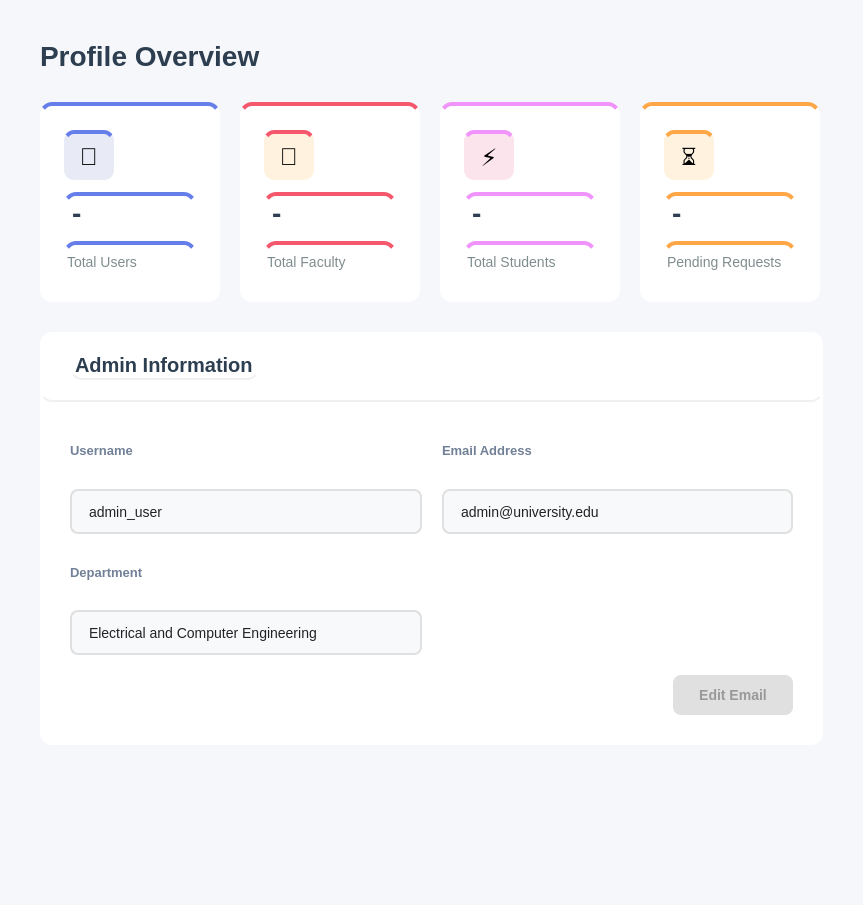
<?xml version="1.0" encoding="UTF-8"?>
<ui version="4.0">
 <class>Profile</class>
 <widget class="QWidget" name="Profile">
  <property name="geometry">
   <rect>
    <x>0</x>
    <y>0</y>
    <width>863</width>
    <height>905</height>
   </rect>
  </property>
  <property name="windowTitle">
   <string>Overview</string>
  </property>
  <property name="styleSheet">
   <string notr="true">background-color: #f5f7fa;</string>
  </property>
  <layout class="QVBoxLayout" name="mainLayout">
   <property name="spacing">
    <number>30</number>
   </property>
   <property name="leftMargin">
    <number>40</number>
   </property>
   <property name="topMargin">
    <number>40</number>
   </property>
   <property name="rightMargin">
    <number>40</number>
   </property>
   <property name="bottomMargin">
    <number>40</number>
   </property>
   <item>
    <widget class="QLabel" name="titleLabel">
     <property name="sizePolicy">
      <sizepolicy hsizetype="Fixed" vsizetype="Fixed">
       <horstretch>0</horstretch>
       <verstretch>0</verstretch>
      </sizepolicy>
     </property>
     <property name="styleSheet">
      <string notr="true">font-size: 28px; font-weight: bold; color: #2c3e50; background: transparent;</string>
     </property>
     <property name="text">
      <string>Profile Overview</string>
     </property>
    </widget>
   </item>
   <item>
    <layout class="QHBoxLayout" name="statsLayout">
     <property name="spacing">
      <number>20</number>
     </property>
     <item>
      <widget class="QFrame" name="totalUsersFrame">
       <property name="minimumSize">
        <size>
         <width>0</width>
         <height>160</height>
        </size>
       </property>
       <property name="maximumSize">
        <size>
         <width>180</width>
         <height>200</height>
        </size>
       </property>
       <property name="styleSheet">
        <string notr="true">background-color: white; border-radius: 12px; border-top: 4px solid #667eea;</string>
       </property>
       <property name="frameShape">
        <enum>QFrame::Shape::StyledPanel</enum>
       </property>
       <layout class="QVBoxLayout" name="totalUsersLayout">
        <property name="spacing">
         <number>12</number>
        </property>
        <property name="leftMargin">
         <number>24</number>
        </property>
        <property name="topMargin">
         <number>24</number>
        </property>
        <property name="rightMargin">
         <number>24</number>
        </property>
        <property name="bottomMargin">
         <number>24</number>
        </property>
        <item>
         <widget class="QLabel" name="totalUsersIcon">
          <property name="minimumSize">
           <size>
            <width>50</width>
            <height>50</height>
           </size>
          </property>
          <property name="maximumSize">
           <size>
            <width>50</width>
            <height>50</height>
           </size>
          </property>
          <property name="styleSheet">
           <string notr="true">background-color: #e8eaf6; border-radius: 10px; font-size: 24px;</string>
          </property>
          <property name="text">
           <string>👥</string>
          </property>
          <property name="alignment">
           <set>Qt::AlignmentFlag::AlignCenter</set>
          </property>
         </widget>
        </item>
        <item>
         <widget class="QLabel" name="totalUsersValue">
          <property name="styleSheet">
           <string notr="true">font-size: 28px; font-weight: bold; color: #2c3e50; background: transparent;</string>
          </property>
          <property name="text">
           <string>-</string>
          </property>
         </widget>
        </item>
        <item>
         <widget class="QLabel" name="totalUsersLabel">
          <property name="styleSheet">
           <string notr="true">font-size: 14px; color: #7f8c8d; background: transparent;</string>
          </property>
          <property name="text">
           <string>Total Users</string>
          </property>
         </widget>
        </item>
       </layout>
      </widget>
     </item>
     <item>
      <widget class="QFrame" name="pendingRequestsFrame_2">
       <property name="minimumSize">
        <size>
         <width>0</width>
         <height>160</height>
        </size>
       </property>
       <property name="maximumSize">
        <size>
         <width>180</width>
         <height>200</height>
        </size>
       </property>
       <property name="styleSheet">
        <string notr="true">background-color: white;
border-radius: 12px;
border-top: 4px solid #f5576c;  /* same color as Edit Profile button */
</string>
       </property>
       <property name="frameShape">
        <enum>QFrame::Shape::StyledPanel</enum>
       </property>
       <layout class="QVBoxLayout" name="pendingRequestsLayout_2">
        <property name="spacing">
         <number>12</number>
        </property>
        <property name="leftMargin">
         <number>24</number>
        </property>
        <property name="topMargin">
         <number>24</number>
        </property>
        <property name="rightMargin">
         <number>24</number>
        </property>
        <property name="bottomMargin">
         <number>24</number>
        </property>
        <item>
         <widget class="QLabel" name="pendingRequestsIcon_2">
          <property name="minimumSize">
           <size>
            <width>50</width>
            <height>50</height>
           </size>
          </property>
          <property name="maximumSize">
           <size>
            <width>50</width>
            <height>50</height>
           </size>
          </property>
          <property name="styleSheet">
           <string notr="true">background-color: #fff3e0; border-radius: 10px; font-size: 24px;</string>
          </property>
          <property name="text">
           <string>📔</string>
          </property>
          <property name="alignment">
           <set>Qt::AlignmentFlag::AlignCenter</set>
          </property>
         </widget>
        </item>
        <item>
         <widget class="QLabel" name="pendingRequestsValue_2">
          <property name="styleSheet">
           <string notr="true">font-size: 28px; font-weight: bold; color: #2c3e50; background: transparent;</string>
          </property>
          <property name="text">
           <string>-</string>
          </property>
         </widget>
        </item>
        <item>
         <widget class="QLabel" name="pendingRequestsLabel_2">
          <property name="styleSheet">
           <string notr="true">font-size: 14px; color: #7f8c8d; background: transparent;</string>
          </property>
          <property name="text">
           <string>Total Faculty</string>
          </property>
         </widget>
        </item>
       </layout>
      </widget>
     </item>
     <item>
      <widget class="QFrame" name="totalStudentsFrame">
       <property name="minimumSize">
        <size>
         <width>0</width>
         <height>160</height>
        </size>
       </property>
       <property name="maximumSize">
        <size>
         <width>180</width>
         <height>200</height>
        </size>
       </property>
       <property name="styleSheet">
        <string notr="true">background-color: white; border-radius: 12px; border-top: 4px solid #f093fb;</string>
       </property>
       <property name="frameShape">
        <enum>QFrame::Shape::StyledPanel</enum>
       </property>
       <layout class="QVBoxLayout" name="totalStudentsLayout">
        <property name="spacing">
         <number>12</number>
        </property>
        <property name="leftMargin">
         <number>24</number>
        </property>
        <property name="topMargin">
         <number>24</number>
        </property>
        <property name="rightMargin">
         <number>24</number>
        </property>
        <property name="bottomMargin">
         <number>24</number>
        </property>
        <item>
         <widget class="QLabel" name="totalStudentsIcon">
          <property name="minimumSize">
           <size>
            <width>50</width>
            <height>50</height>
           </size>
          </property>
          <property name="maximumSize">
           <size>
            <width>50</width>
            <height>50</height>
           </size>
          </property>
          <property name="styleSheet">
           <string notr="true">background-color: #fce4ec; border-radius: 10px; font-size: 24px;</string>
          </property>
          <property name="text">
           <string>⚡</string>
          </property>
          <property name="alignment">
           <set>Qt::AlignmentFlag::AlignCenter</set>
          </property>
         </widget>
        </item>
        <item>
         <widget class="QLabel" name="totalStudentsValue">
          <property name="styleSheet">
           <string notr="true">font-size: 28px; font-weight: bold; color: #2c3e50; background: transparent;</string>
          </property>
          <property name="text">
           <string>-</string>
          </property>
         </widget>
        </item>
        <item>
         <widget class="QLabel" name="totalStudentsLabel">
          <property name="styleSheet">
           <string notr="true">font-size: 14px; color: #7f8c8d; background: transparent;</string>
          </property>
          <property name="text">
           <string>Total Students</string>
          </property>
         </widget>
        </item>
       </layout>
      </widget>
     </item>
     <item>
      <widget class="QFrame" name="pendingRequestsFrame">
       <property name="minimumSize">
        <size>
         <width>0</width>
         <height>160</height>
        </size>
       </property>
       <property name="maximumSize">
        <size>
         <width>180</width>
         <height>200</height>
        </size>
       </property>
       <property name="styleSheet">
        <string notr="true">background-color: white; border-radius: 12px; border-top: 4px solid #ffa647;</string>
       </property>
       <property name="frameShape">
        <enum>QFrame::Shape::StyledPanel</enum>
       </property>
       <layout class="QVBoxLayout" name="pendingRequestsLayout">
        <property name="spacing">
         <number>12</number>
        </property>
        <property name="leftMargin">
         <number>24</number>
        </property>
        <property name="topMargin">
         <number>24</number>
        </property>
        <property name="rightMargin">
         <number>24</number>
        </property>
        <property name="bottomMargin">
         <number>24</number>
        </property>
        <item>
         <widget class="QLabel" name="pendingRequestsIcon">
          <property name="minimumSize">
           <size>
            <width>50</width>
            <height>50</height>
           </size>
          </property>
          <property name="maximumSize">
           <size>
            <width>50</width>
            <height>50</height>
           </size>
          </property>
          <property name="styleSheet">
           <string notr="true">background-color: #fff3e0; border-radius: 10px; font-size: 24px;</string>
          </property>
          <property name="text">
           <string>⏳</string>
          </property>
          <property name="alignment">
           <set>Qt::AlignmentFlag::AlignCenter</set>
          </property>
         </widget>
        </item>
        <item>
         <widget class="QLabel" name="pendingRequestsValue">
          <property name="styleSheet">
           <string notr="true">font-size: 28px; font-weight: bold; color: #2c3e50; background: transparent;</string>
          </property>
          <property name="text">
           <string>-</string>
          </property>
         </widget>
        </item>
        <item>
         <widget class="QLabel" name="pendingRequestsLabel">
          <property name="styleSheet">
           <string notr="true">font-size: 14px; color: #7f8c8d; background: transparent;</string>
          </property>
          <property name="text">
           <string>Pending Requests</string>
          </property>
         </widget>
        </item>
       </layout>
      </widget>
     </item>
    </layout>
   </item>
   <item>
    <widget class="QFrame" name="adminInfoFrame">
     <property name="styleSheet">
      <string notr="true">background-color: white; border-radius: 12px;</string>
     </property>
     <property name="frameShape">
      <enum>QFrame::Shape::StyledPanel</enum>
     </property>
     <layout class="QVBoxLayout" name="adminInfoMainLayout">
      <property name="spacing">
       <number>0</number>
      </property>
      <property name="leftMargin">
       <number>0</number>
      </property>
      <property name="topMargin">
       <number>0</number>
      </property>
      <property name="rightMargin">
       <number>0</number>
      </property>
      <property name="bottomMargin">
       <number>0</number>
      </property>
      <item>
       <widget class="QFrame" name="adminInfoHeader">
        <property name="minimumSize">
         <size>
          <width>0</width>
          <height>70</height>
         </size>
        </property>
        <property name="maximumSize">
         <size>
          <width>16777215</width>
          <height>70</height>
         </size>
        </property>
        <property name="styleSheet">
         <string notr="true">background: transparent; border-bottom: 2px solid #f0f0f0;</string>
        </property>
        <property name="frameShape">
         <enum>QFrame::Shape::StyledPanel</enum>
        </property>
        <layout class="QHBoxLayout" name="adminInfoHeaderLayout">
         <property name="leftMargin">
          <number>30</number>
         </property>
         <property name="topMargin">
          <number>20</number>
         </property>
         <property name="rightMargin">
          <number>30</number>
         </property>
         <property name="bottomMargin">
          <number>20</number>
         </property>
         <item>
          <widget class="QLabel" name="adminInfoTitle">
           <property name="styleSheet">
            <string notr="true">font-size: 20px; font-weight: bold; color: #2c3e50; background: transparent;</string>
           </property>
           <property name="text">
            <string>Admin Information</string>
           </property>
          </widget>
         </item>
         <item>
          <spacer name="headerSpacer">
           <property name="orientation">
            <enum>Qt::Orientation::Horizontal</enum>
           </property>
           <property name="sizeHint" stdset="0">
            <size>
             <width>40</width>
             <height>20</height>
            </size>
           </property>
          </spacer>
         </item>
        </layout>
       </widget>
      </item>
      <item>
       <widget class="QWidget" name="adminInfoBody" native="true">
        <property name="styleSheet">
         <string notr="true">background: transparent;</string>
        </property>
        <layout class="QVBoxLayout" name="adminInfoBodyLayout">
         <property name="spacing">
          <number>20</number>
         </property>
         <property name="leftMargin">
          <number>30</number>
         </property>
         <property name="topMargin">
          <number>30</number>
         </property>
         <property name="rightMargin">
          <number>30</number>
         </property>
         <property name="bottomMargin">
          <number>30</number>
         </property>
         <item>
          <layout class="QGridLayout" name="fieldsGrid">
           <property name="spacing">
            <number>20</number>
           </property>
           <item row="1" column="1">
            <widget class="QLineEdit" name="lineEditEmail">
             <property name="enabled">
              <bool>true</bool>
             </property>
             <property name="minimumSize">
              <size>
               <width>0</width>
               <height>45</height>
              </size>
             </property>
             <property name="styleSheet">
              <string notr="true">QLineEdit {
    padding: 10px 15px;
    border: 2px solid #e0e0e0;
    border-radius: 8px;
    font-size: 14px;
    background-color: #f8f9fa;
    color: #222222;        /* slightly dark text */
}
/* Read-only state */
QLineEdit[readOnly=&quot;true&quot;] {
    background-color: #f0f0f0;       /* softer to indicate non-editable */
    color: #555555;                  /* slightly faded text */
}

</string>
             </property>
             <property name="text">
              <string>admin@university.edu</string>
             </property>
             <property name="readOnly">
              <bool>false</bool>
             </property>
            </widget>
           </item>
           <item row="3" column="0">
            <widget class="QLineEdit" name="lineEditDepartment">
             <property name="enabled">
              <bool>true</bool>
             </property>
             <property name="minimumSize">
              <size>
               <width>0</width>
               <height>45</height>
              </size>
             </property>
             <property name="styleSheet">
              <string notr="true">QLineEdit {
    padding: 10px 15px;
    border: 2px solid #e0e0e0;
    border-radius: 8px;
    font-size: 14px;
    background-color: #f8f9fa;
    color: #222222;        /* slightly dark text */
}
/* Read-only state */
QLineEdit[readOnly=&quot;true&quot;] {
    background-color: #f0f0f0;       /* softer to indicate non-editable */
    color: #555555;                  /* slightly faded text */
}

</string>
             </property>
             <property name="text">
              <string>Electrical and Computer Engineering</string>
             </property>
             <property name="readOnly">
              <bool>true</bool>
             </property>
            </widget>
           </item>
           <item row="0" column="1">
            <widget class="QLabel" name="labelEmail">
             <property name="styleSheet">
              <string notr="true">font-size: 13px; color: #718096; font-weight: bold; background: transparent;</string>
             </property>
             <property name="text">
              <string>Email Address</string>
             </property>
            </widget>
           </item>
           <item row="2" column="0">
            <widget class="QLabel" name="labelDepatment">
             <property name="styleSheet">
              <string notr="true">font-size: 13px; color: #718096; font-weight: bold; background: transparent;</string>
             </property>
             <property name="text">
              <string>Department</string>
             </property>
            </widget>
           </item>
           <item row="1" column="0">
            <widget class="QLineEdit" name="lineEditName">
             <property name="enabled">
              <bool>true</bool>
             </property>
             <property name="minimumSize">
              <size>
               <width>0</width>
               <height>45</height>
              </size>
             </property>
             <property name="styleSheet">
              <string notr="true">QLineEdit {
    padding: 10px 15px;
    border: 2px solid #e0e0e0;
    border-radius: 8px;
    font-size: 14px;
    background-color: #f8f9fa;
    color: #222222;        /* slightly dark text */
}
/* Read-only state */
QLineEdit[readOnly=&quot;true&quot;] {
    background-color: #f0f0f0;       /* softer to indicate non-editable */
    color: #555555;                  /* slightly faded text */
}

</string>
             </property>
             <property name="text">
              <string>admin_user</string>
             </property>
             <property name="readOnly">
              <bool>true</bool>
             </property>
            </widget>
           </item>
           <item row="0" column="0">
            <widget class="QLabel" name="labelUsername">
             <property name="styleSheet">
              <string notr="true">font-size: 13px; color: #718096; font-weight: bold; background: transparent;</string>
             </property>
             <property name="text">
              <string>Username</string>
             </property>
            </widget>
           </item>
          </layout>
         </item>
         <item>
          <layout class="QHBoxLayout" name="buttonsLayout">
           <item>
            <spacer name="buttonsSpacer">
             <property name="orientation">
              <enum>Qt::Orientation::Horizontal</enum>
             </property>
             <property name="sizeHint" stdset="0">
              <size>
               <width>40</width>
               <height>20</height>
              </size>
             </property>
            </spacer>
           </item>
           <item>
            <widget class="QPushButton" name="buttonEditEmail">
             <property name="enabled">
              <bool>false</bool>
             </property>
             <property name="minimumSize">
              <size>
               <width>120</width>
               <height>40</height>
              </size>
             </property>
             <property name="cursor">
              <cursorShape>PointingHandCursor</cursorShape>
             </property>
             <property name="styleSheet">
              <string notr="true">QPushButton {
    background-color: #f5576c;
    color: white;
    border: none;
    border-radius: 8px;
    font-size: 14px;
    font-weight: bold;
    padding: 10px 20px;
}

QPushButton:hover {
    background-color: #e5475c;
}

QPushButton:pressed {
    background-color: #d93f53; /* slightly darker for click feedback */
}

QPushButton:disabled {
    background-color: #e0e0e0;
    color: #999999;
}
</string>
             </property>
             <property name="text">
              <string>Edit Email</string>
             </property>
            </widget>
           </item>
          </layout>
         </item>
        </layout>
       </widget>
      </item>
     </layout>
    </widget>
   </item>
   <item>
    <spacer name="verticalSpacer">
     <property name="orientation">
      <enum>Qt::Orientation::Vertical</enum>
     </property>
     <property name="sizeType">
      <enum>QSizePolicy::Policy::Maximum</enum>
     </property>
     <property name="sizeHint" stdset="0">
      <size>
       <width>20</width>
       <height>120</height>
      </size>
     </property>
    </spacer>
   </item>
  </layout>
 </widget>
 <resources/>
 <connections/>
</ui>
